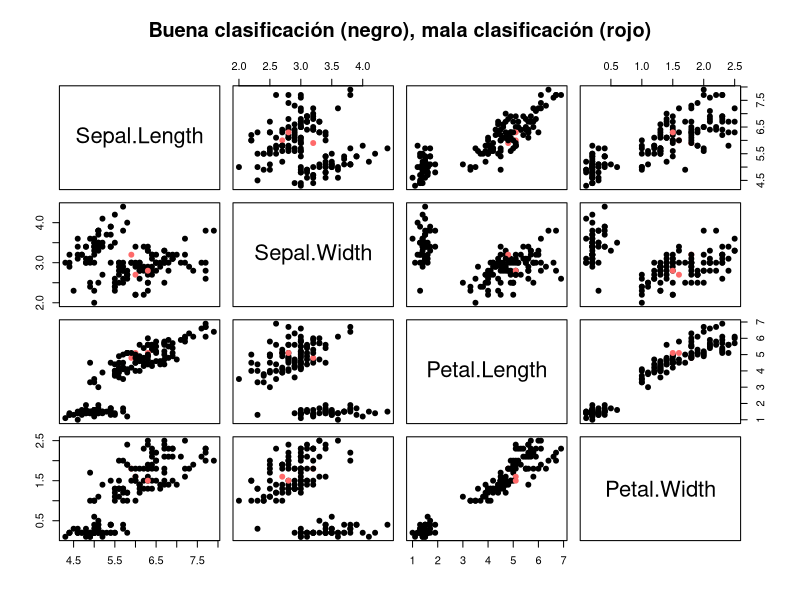
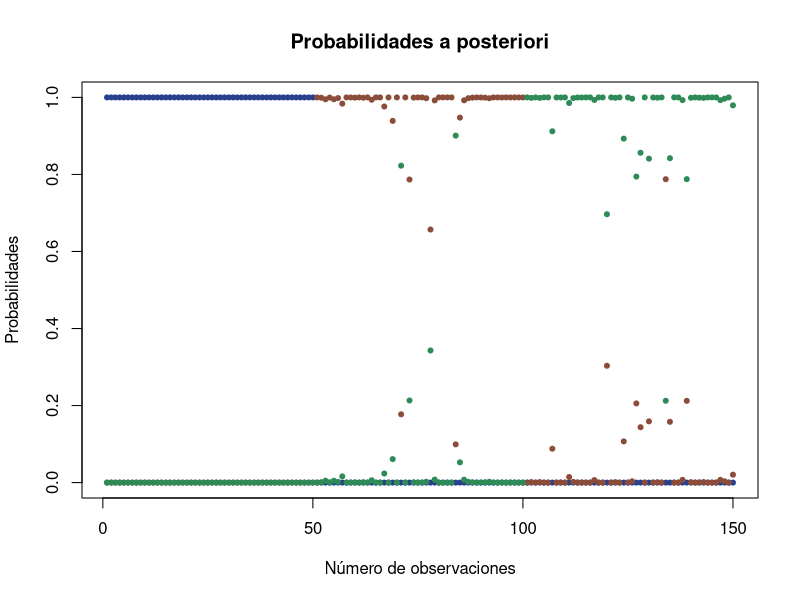

R code for these plots, in order:
## ---- chunk 1
knitr::opts_chunk$set(echo = TRUE)
## ---- chunk 2
library(MASS)
Z<-as.data.frame(iris)
head(Z)
## ---- chunk 3
x<-Z[,1:4]
y<-Z[,5]
## ---- chunk 4
n<-nrow(x)
p<-ncol(x)
## ---- chunk 5
lda.iris<-lda(Z$Species~.,data=Z,CV=TRUE)
## ---- chunk 6
lda.iris$class
## ---- chunk 7
table.lda<-table(y,lda.iris$class)
table.lda

## ---- chunk 8
mis.lda<- n-sum(y==lda.iris$class)
mis.lda/n
## ---- chunk 9
col.lda.iris<-c("indianred1","black")[1*(y==lda.iris$class)+1]
pairs(x,main="Buena clasificación (negro), mala clasificación (rojo)",
      pch=19,col=col.lda.iris)
## ---- chunk 10
lda.iris$posterior
## ---- chunk 11
plot(1:n, lda.iris$posterior[,1],
     main="Probabilidades a posteriori",
     pch=20, col="#27408B",
     xlab="Número de observaciones", ylab="Probabilidades")
points(1:n,lda.iris$posterior[,2],
       pch=20, col="#8B4C39")
points(1:n,lda.iris$posterior[,3],
       pch=20, col="#2E8B57")

